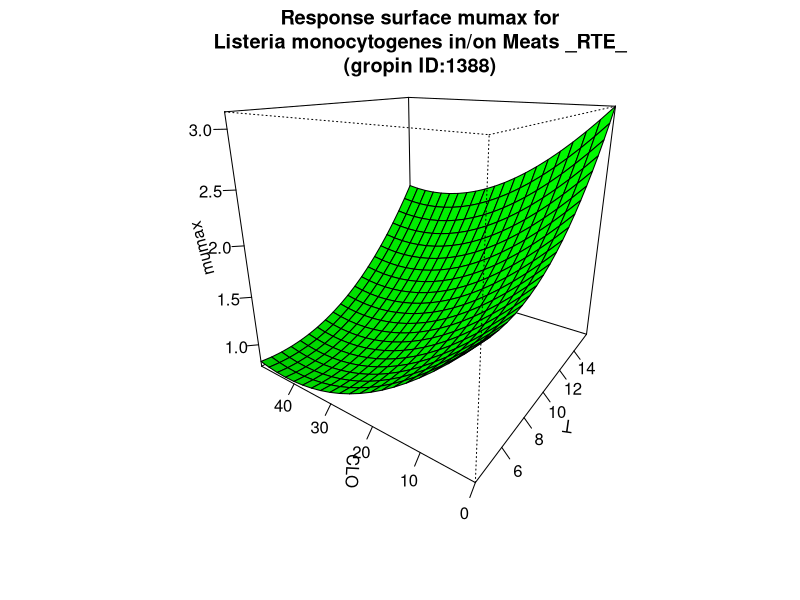

R code for this plot:
#############################
# start of Parameter script
#############################
T <- seq(4.004,15.984015984016,length.out=21)
CLO <- seq(0,49.95004995005,length.out=21)
#############################
# end of Parameter script
#############################
############################# 
# start of Model script Gropin ID 1388 
#############################
 
# constant coefficients for this model
 
variables <- data.frame(T,CLO)
argumentsPar <- expand.grid(variables)
 
# heart of the model
response_surface <- function(T,CLO) {
   mumax <-2.1911-0.1248*T-0.0512*CLO+0.0115*(T^2)+0.0006*(CLO^2)

return(mumax=mumax)
} 

# output parameters
responseSurface <- cbind(argumentsPar,response_surface(argumentsPar['T'],argumentsPar['CLO']))
colnames(responseSurface) <- c(colnames(argumentsPar),'mumax')
#############################
# End of Model script
#############################
############################# 
# start of Visualisation script Gropin ID 1388 
#############################
persp(T,CLO,matrix(unlist(responseSurface$'mumax'),nrow=21),col = 'green',xlab='T',ylab='CLO',zlab='mumax',main='Response surface mumax for
Listeria monocytogenes in/on Meats _RTE_
(gropin ID:1388)',theta=305,phi=20,shade=0.25,ticktype = 'detailed')
#############################
# End of Visualisation script
#############################
